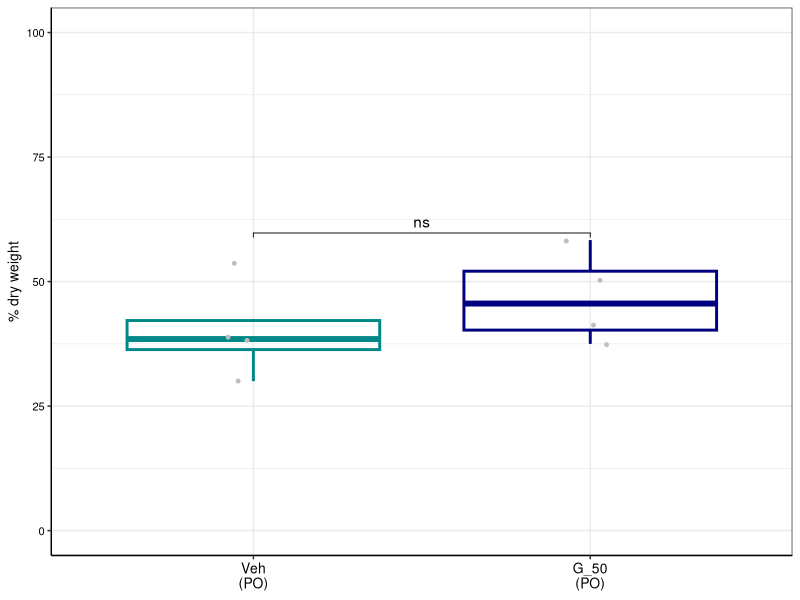
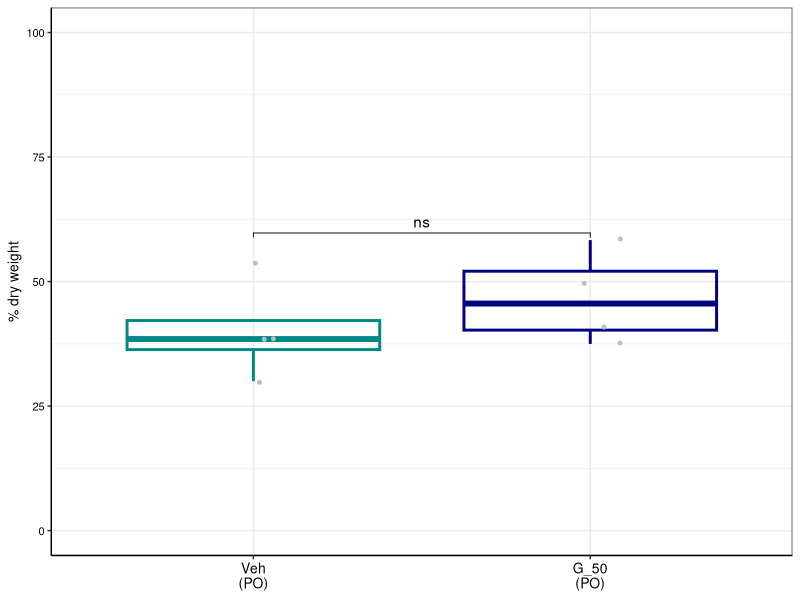

Generate these figures, in order, with R:
## ---- chunk 1
library(dplyr)
library(ggplot2)
library(readxl)
library(ggpubr)
## ---- chunk 2
dryweight <- read_excel("Male cohort 3 - PO/Data to plot - cohort 3.xlsx", sheet = "Dry_weight_3")
dryweight$`Mouse group` <- ifelse(dryweight$`Mouse group` == 'Veh (PO)', 'Veh\n(PO)', 'G_50\n(PO)')
dryweight$`Mouse group` <- factor(dryweight$`Mouse group`,
                                levels = c('Veh\n(PO)',
                                           'G_50\n(PO)'))

dryweight <- dplyr::rename(dryweight, pc_dry_weight=`% dry weight`)
## ---- chunk 3
ggplot(dryweight, aes(x = `Mouse group`, y = pc_dry_weight)) +
  geom_boxplot(aes(color = `Mouse group`), fill = NA, outlier.shape = NA, linewidth = 1) +
  geom_point(color = "grey", position = position_jitter(width = 0.09), size = 1) +
  scale_color_manual(values = c("Veh\n(PO)" = "#008888", "G_50\n(PO)" = "#000080")) +
  stat_compare_means(
    method = "t.test",
    label = "p.signif",
    comparisons = list(c("Veh\n(PO)", "G_50\n(PO)")),
    hide.ns = FALSE
  ) +
  theme_bw() +
  theme(
    legend.position = "none",
    axis.line = element_line(color = "black"),
    axis.text.y = element_text(size = 8, color = "black"),
    axis.text.x = element_text(size = 10, color = "black"),
    axis.title.y = element_text(size = 10, color = "black"),
    axis.title.x = element_blank()
  ) +
  labs(y = "% dry weight") + ylim(0,100)

ggsave("Male cohort 3 - PO/dry_weight.pdf", width = 2, height = 2)
## ---- chunk 4
print(t.test(
  dplyr::filter(dryweight, `Mouse group` == 'Veh\n(PO)')$pc_dry_weight,
  dplyr::filter(dryweight, `Mouse group` == 'G_50\n(PO)')$pc_dry_weight
))
